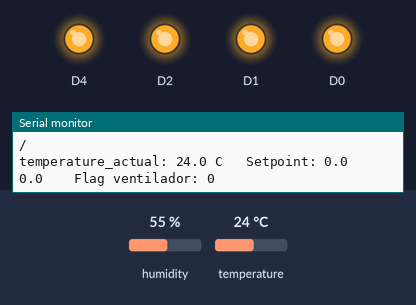
Bench run of a sketch on a simulated ESP8266 (NodeMCU). Shown: output pins drawn as LEDs (lit = HIGH), the last lines printed to the serial monitor. Wiring (inferred from the names in the program): HTU21/Si7021 sensor at I2C address 0x40. Inputs (shaded band) come from the test bench; at power-on: temperature 24 °C, humidity 55 %. WiFi joins after 1.5 s; servers stay silent unless stated.

Above: at 3.0 s.
3.1 s: temperature set to 31.5 °C
6.3 s: temperature set to 32.3 °C
At 8.1 s:
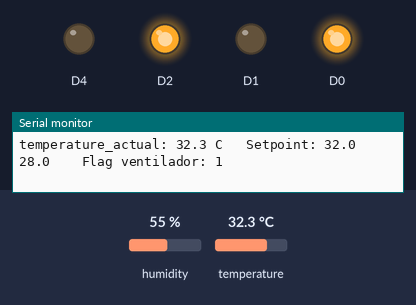
8.9 s: temperature set to 28.7 °C
12.0 s: temperature set to 27.1 °C
At 13.7 s:
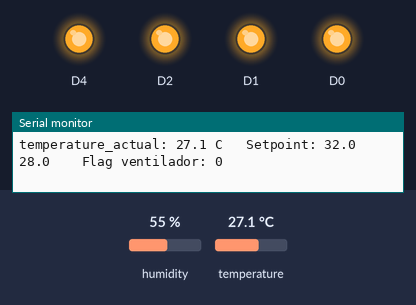
14.5 s: temperature set to 33 °C
At 16.8 s:
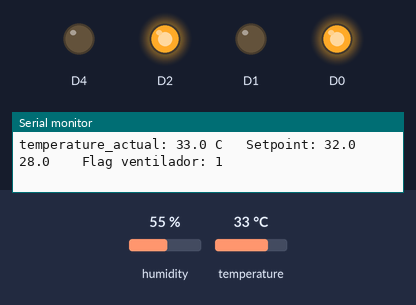
Timing chart, 0 to 18.3 s (numbered marks = the images above; inputs shaded):
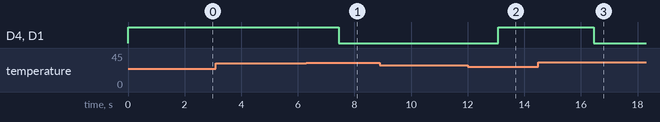

The sketch:

nodemcu_htu21d_v2.ino
```cpp
/*
 * ESTE ES el que va
 */


/*
 HTU21D Humidity Sensor Example Code
 By: Nathan Seidle
 SparkFun Electronics
 Date: September 15th, 2013
 License: This code is public domain but you buy me a beer if you use this and we meet someday (Beerware license).

 Get humidity and temperature_actual from the HTU21D sensor.

 Hardware Connections (Breakoutboard to Arduino):
 -VCC = 3.3V
 -GND = GND
 -SDA = A4
 -SCL = A5

 Serial.print it out at 9600 baud to serial monitor.
 */

#include <Wire.h>
#define BLYNK_PRINT Serial
#include <ESP8266WiFi.h>
#include <BlynkSimpleEsp8266.h>
#include <ESP8266WebServer.h>
#include <WiFiClient.h>
#include <ESP8266mDNS.h>

// You should get Auth Token in the Blynk App.
// Go to the Project Settings (nut icon).
char auth[] = "tEhwrgvlf9AzZ-BjXpblwMTehnB4ZgDI";

// Your WiFi credentials.
// Set password to "" for open networks.
// char ssid[] = "Tutuca.";
// char pass[] = "20junio2016";


char ssid[] = "a la grande le puse cuca";
char pass[] = "capocha123";

#define HTDU21D_ADDRESS 0x40  //Unshifted 7-bit I2C address for the sensor

#define TRIGGER_TEMP_MEASURE_HOLD  0xE3
#define TRIGGER_HUMD_MEASURE_HOLD  0xE5
#define TRIGGER_TEMP_MEASURE_NOHOLD  0xF3
#define TRIGGER_HUMD_MEASURE_NOHOLD  0xF5
#define WRITE_USER_REG  0xE6
#define READ_USER_REG  0xE7
#define SOFT_RESET  0xFE

byte sensorStatus;
BlynkTimer timer;

float temperature_actual;
float relativeHumidity;
IPAddress ipAddress;
String ipstring;
String port_state[4];
bool token =false;
int setpoint_int=32;
float setpoint_float;
bool flag_ventilador_on;
float sp_temp_min_float;
int sp_temp_min_int=28;


void myTimerEvent()
{
  // You can send any value at any time.
  // Please don't send more that 10 values per second.
  String temp_str;

  temp_str=String(temperature_actual) + String("c") + String(" ") + String(relativeHumidity)+ String("%");
  Blynk.virtualWrite(V5, temp_str);

  Blynk.virtualWrite(V1, ipstring);
}

WiFiServer server(80);

void setup()
{ pinMode(D0,OUTPUT);
  pinMode(D1,OUTPUT);
  pinMode(D2,OUTPUT);
  pinMode(D4,OUTPUT);


  digitalWrite(D0,HIGH);
  digitalWrite(D1,HIGH);
  digitalWrite(D4,HIGH);
  digitalWrite(D2,HIGH);


  Serial.begin(9600);
  Serial.println("HTU21D Example!");
  Serial.println();
  Serial.println();
  Serial.print("Connecting to ");
  Serial.println(ssid);

 // WiFi.begin(ssid, pass);


  // while (WiFi.status() != WL_CONNECTED) {
    // delay(500);
    // Serial.print(".");
  // }
  // Serial.println("");
  // Serial.println("WiFi connected");

  // // Start the server
  // server.begin();
  // Serial.println("Server started");

  // // Print the IP address
  // Serial.print("Use this URL to connect: ");
  // Serial.print("http://");
  //Serial.print(WiFi.localIP());
 // ipstring=WiFi.localIP().toString().c_str();
  //ipAddress=WiFi.localIP();
 // ipstring=String(ipAddress[0])+ String(".") + String(ipAddress[1]) + String(".") + String(ipAddress[2]) + String(".") + String(ipAddress[3]) ;
  //Blynk.virtualWrite(V1, "ipstring");
//  Serial.print(ipstring);
  Serial.println("/");


  Wire.begin(D5,D6);
  Blynk.begin(auth, ssid, pass);
  timer.setInterval(1000L, myTimerEvent);
}

void loop()
{ int control;

  Blynk.run();

  timer.run(); // Initiates BlynkTimer
  unsigned int rawHumidity = htdu21d_readHumidity();
  unsigned int rawtemperature_actual = htdu21d_readTemp();

   temperature_actual = calc_temp(rawtemperature_actual);
   relativeHumidity = calc_humidity(rawHumidity); //Turn the humidity signal into actual humidity

  Serial.print("temperature_actual: ");
  Serial.print(temperature_actual, 1); //Print float with one decimal
  Serial.print(" C");
  // Serial.print(" Relative Humidity: ");
  //Serial.print(relativeHumidity, 1);
  //Serial.print(" %");
  Serial.print("   ");
  Serial.print("Setpoint: ");
  Serial.print(setpoint_float,1);
  Serial.print("   ");
  Serial.print(sp_temp_min_float,1);
  Serial.print("   ");
  Serial.print(" Flag ventilador: ");
  Serial.print(flag_ventilador_on);
  Serial.println();
  delay(1000);


	sp_temp_min_float=float(sp_temp_min_int);
	setpoint_float=float(setpoint_int);
if ((setpoint_float<temperature_actual))
    {
             if  ((sp_temp_min_float<temperature_actual) && (flag_ventilador_on ==LOW))
            {
            digitalWrite(D1, LOW);//enciendo ventilador
			flag_ventilador_on=HIGH ;// Flag ventilador encendido
			digitalWrite(D4,LOW);

			}
	}


if 	((temperature_actual<(sp_temp_min_float))&&(flag_ventilador_on ==HIGH))
				{
					digitalWrite(D1, HIGH);
					digitalWrite(D4,HIGH);
					flag_ventilador_on= LOW ;
				}


 // if (setpoint_float<temperature_actual)
 // {digitalWrite(D1, LOW);
 // digitalWrite(D2,LOW);
 // flag_ventilador_on=HIGH ;
 // }
  // if ((setpoint_float>(sp_temp_min_float))&&(flag_ventilador_on ==HIGH))
  // {
  // digitalWrite(D1, HIGH);
  // digitalWrite(D4,LOW);
  // flag_ventilador_on= LOW ;

  // }

  if (Serial.available())

  {
		control=Serial.read();
				switch (control)
					{
						case 0: flag_ventilador_on=HIGH ;
								break;
						case 1: flag_ventilador_on= LOW ;
								break;
						default:
    // statements
								break;
					}
  }


 //**********************************************************************************************
//visualizacion de puertos para blynk
if ((digitalRead(D0))==HIGH)
{
port_state[0]="D0:OFF  ";
 //Blynk.tweet("D0 OFF");
 }
else
{
port_state[0]="D0:ON  ";
 //Blynk.tweet("D0 ON");
}

if ((digitalRead(D1))==HIGH)
{
port_state[1]="D1:OFF  ";}
else
{
port_state[1]="D1:ON   ";
}

if ((digitalRead(D2))==HIGH)
{
port_state[2]="D2:OFF  ";}
else
{
port_state[2]="D2 ON";
}

if ((digitalRead(D4))==HIGH)
{
port_state[3]="D4:OFF";}
else
{
port_state[3]="D4:ON";
}
if (token==false)
{
ipstring=port_state[0]+ " " + port_state[1];
token=true;
}
else{
ipstring=port_state[2]+ " " + port_state[3];
token=false;
}
//**********************************************************************************************


// Check if a client has connected
 // WiFiClient client = server.available();
 // if (!client)
  {
 //   return;
  }

  // Wait until the client sends some data
 // Serial.println("new client");
 // while(!client.available()){
  //  temp=analogRead(A0);


  //  delay(1);
  //}

  // client.flush();
  // client.println("HTTP/1.1 200 OK");
  // client.println("Content-Type: text/html");
  // client.println(""); //  do not forget this one
 // // client.println("Connection: close");

 // // client.println("Refresh: 5");
  // client.println();
  // client.println("<!DOCTYPE HTML>");
  // client.println("<html>");
  // client.println("<br><br>");
//  client.print("Led pin is now: ");

//  if(value == HIGH) {
//    client.print("On");
//  } else {
//    client.print("Off");
//  }

 // client.println("<br><br>");

 //client.println("<a href=\"/LED=ON\"\"><button>Turn On </button></a>");
 // client.println("<a href=\"/LED=OFF\"\"><button>Turn Off </button></a><br />");
  // client.println("<br><br>");
  // client.println("Temperatura actual:");
  // client.println(temperature_actual);
  // client.println("<br><br>");
  // client.println("Humedad:");
  // client.print(relativeHumidity);

  // client.println("<br><br>");
 // // client.println("D0:");
  // client.println(port_state[0]);

  // client.println("<br><br>");
 // // client.println("D1:");
  // client.println(port_state[1]);

  // client.println("<br><br>");
 // // client.println("D2:");
  // client.println(port_state[2]);

  // client.println("<br><br>");
  // //client.println("D4:");
  // client.println(port_state[3]);


//   client.println("<form>");
//  client.println("<input type = 'text' name = 'prueba' /> ");
//
//  client.println("<input type='submit' value='Enviar'/>");
//  client.println("<br><br>");
//
// client.println("</form>");
 // client.println("</html>");
//  request="";
 // client.stop();

 // delay(1);
  //Serial.println("Client disonnected");
  //Serial.println("");
 }


//Read the uncompensated temperature_actual value
unsigned int htdu21d_readTemp()
{
  //Request the temperature_actual
  Wire.beginTransmission(HTDU21D_ADDRESS);
  Wire.write(TRIGGER_TEMP_MEASURE_NOHOLD);
  Wire.endTransmission();

  //Wait for sensor to complete measurement
  delay(60); //44-50 ms max - we could also poll the sensor

  //Comes back in three bytes, data(MSB) / data(LSB) / CRC
  Wire.requestFrom(HTDU21D_ADDRESS, 3);

  //Wait for data to become available
  int counter = 0;
  while(Wire.available() < 3)
  {
    counter++;
    delay(1);
    if(counter > 100) return 998; //Error out
  }

  unsigned char msb, lsb, crc;
  msb = Wire.read();
  lsb = Wire.read();
  crc = Wire.read(); //We don't do anything with CRC for now

  unsigned int temperature_actual = ((unsigned int)msb << 8) | lsb;
  temperature_actual &= 0xFFFC; //Zero out the status bits but keep them in place

  return temperature_actual;
}

//Read the humidity
unsigned int htdu21d_readHumidity()
{
	byte msb, lsb, checksum;

  //Request a humidity reading
	Wire.beginTransmission(HTDU21D_ADDRESS);
	Wire.write(TRIGGER_HUMD_MEASURE_NOHOLD); //Measure humidity with no bus holding
	Wire.endTransmission();

  //Hang out while measurement is taken. 50mS max, page 4 of datasheet.
	delay(55);

  //Read result
	Wire.requestFrom(HTDU21D_ADDRESS, 3);

  //Wait for data to become available
	int counter = 0;
	while(Wire.available() < 3)
		{
				counter++;
				delay(1);
				if(counter > 100)
				return 0; //Error out
		}

  msb = Wire.read();
  lsb = Wire.read();
  checksum = Wire.read();

  unsigned int rawHumidity = ((unsigned int) msb << 8) | (unsigned int) lsb;
  rawHumidity &= 0xFFFC; //Zero out the status bits but keep them in place

  return(rawHumidity);
}

//Given the raw temperature_actual data, calculate the actual temperature_actual
float calc_temp(int SigTemp)
{
  float tempSigTemp = SigTemp / (float)65536; //2^16 = 65536
  float realtemperature_actual = -46.85 + (175.72 * tempSigTemp); //From page 14

  return(realtemperature_actual);
}

//Given the raw humidity data, calculate the actual relative humidity
float calc_humidity(int SigRH)
{
  float tempSigRH = SigRH / (float)65536; //2^16 = 65536
  float rh = -6 + (125 * tempSigRH); //From page 14

  return(rh);
}

//Read the user register
byte read_user_register(void)
{
  byte userRegister;

  //Request the user register
  Wire.beginTransmission(HTDU21D_ADDRESS);
  Wire.write(READ_USER_REG); //Read the user register
  Wire.endTransmission();

  //Read result
  Wire.requestFrom(HTDU21D_ADDRESS, 1);

  userRegister = Wire.read();

  return(userRegister);
}

//Write to the user register
//NOTE: We disable all bits except for measurement resolution
//Bit 7 & 0 = Measurement resolution
//Bit 6 = Status of battery
//Bit 5/4/3 = Reserved
//Bit 2 = Enable on-board heater
//Bit 1 = Disable OTP reload
void write_user_register(byte thing_to_write)
{
  byte userRegister = read_user_register(); //Go get the current register state
  userRegister &= 0b01111110; //Turn off the resolution bits
  thing_to_write &= 0b10000001; //Turn off all other bits but resolution bits
  userRegister |= thing_to_write; //Mask in the requested resolution bits

  //Request a write to user register
  Wire.beginTransmission(HTDU21D_ADDRESS);
  Wire.write(WRITE_USER_REG); //Write to the user register
  Wire.write(userRegister); //Write to the data
  Wire.endTransmission();
}

//Give this function the 2 byte message (measurement) and the check_value byte from the HTU21D
//If it returns 0, then the transmission was good
//If it returns something other than 0, then the communication was corrupted
//From: http://www.nongnu.org/avr-libc/user-manual/group__util__crc.html
//POLYNOMIAL = 0x0131 = x^8 + x^5 + x^4 + 1 : http://en.wikipedia.org/wiki/Computation_of_cyclic_redundancy_checks
#define SHIFTED_DIVISOR 0x988000 //This is the 0x0131 polynomial shifted to farthest left of three bytes

unsigned int check_crc(uint16_t message_from_sensor, uint8_t check_value_from_sensor)
{
  //Test cases from datasheet:
  //message = 0xDC, result is 0x79
  //message = 0x683A, result is 0x7C
  //message = 0x4E85, result is 0x6B

  uint32_t remainder = (uint32_t)message_from_sensor << 8; //Pad with 8 bits because we have to add in the result/check value
  remainder |= check_value_from_sensor; //Add on the check value

  uint32_t divsor = (uint32_t)SHIFTED_DIVISOR;

  for (int i = 0 ; i < 16 ; i++) //Operate on only 16 positions of max 24. The remaining 8 are our remainder and should be zero when we're done.
  {
    //Serial.print("remainder:  ");
    //Serial.println(remainder, BIN);
    //Serial.print("divsor:     ");
    //Serial.println(divsor, BIN);
    //Serial.println();

    if( remainder & (uint32_t)1<<(23 - i) ) //Check if there is a one in the left position
      remainder ^= divsor;

    divsor >>= 1; //Rotate the divsor max 16 times so that we have 8 bits left of a remainder
  }

  return remainder;

}
 BLYNK_WRITE(V2) // V5 is the number of Virtual Pin
{
   setpoint_int = param.asInt();
}

BLYNK_WRITE(V0) // V5 is the number of Virtual Pin
{
   sp_temp_min_int = param.asInt();
} 
```

Measured:
- the behaviour switches between 31.9 and 32 °C on temperature (found by bisection; images 0 and 1)
- the behaviour switches between 28 and 27.9 °C on temperature (found by bisection; images 1 and 2)
- after the input at 6.3 s, D4, D1: HIGH → LOW after 1.1 s
- after the input at 12.0 s, D4, D1: LOW → HIGH after 1.1 s
- after the input at 14.5 s, D4, D1: HIGH → LOW after 2.0 s
